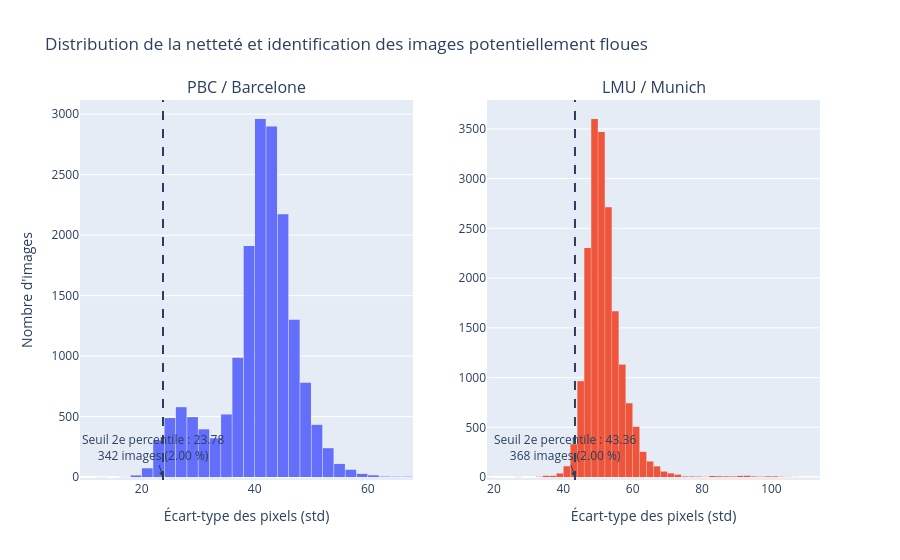

Write notebook code for a chart like this one.
### Code cell
import plotly.graph_objects as go
from plotly.subplots import make_subplots
import numpy as np

metric = "std"

fig = make_subplots(
    rows=1,
    cols=2,
    subplot_titles=("PBC / Barcelone", "LMU / Munich")
)

for col, source in enumerate(["Barcelona", "Munich"], start=1):
    data = df[df["source"] == source]["std"]

    threshold = np.percentile(data, 2)
    n_low = (data < threshold).sum()
    n_total = len(data)
    pct_low = 100 * n_low / n_total

    fig.add_trace(
        go.Histogram(
            x=data,
            nbinsx=50,
            name=source,
            showlegend=False
        ),
        row=1,
        col=col
    )

    fig.add_vline(
        x=threshold,
        line_dash="dash",
        row=1,
        col=col
    )

    fig.add_annotation(
        x=threshold,
        y=1,
        yref="paper",
        text=f"Seuil 2e percentile : {threshold:.2f}<br>{n_low} images ({pct_low:.2f} %)",
        showarrow=True,
        arrowhead=2,
        row=1,
        col=col
    )

fig.update_xaxes(title_text="Écart-type des pixels (std)", row=1, col=1)
fig.update_xaxes(title_text="Écart-type des pixels (std)", row=1, col=2)
fig.update_yaxes(title_text="Nombre d'images", row=1, col=1)

fig.update_layout(
    title="Distribution de la netteté et identification des images potentiellement floues",
    bargap=0.05
)

fig.show()

### Figure 1 — Plotly figure (JSON) as saved in the notebook; plotly's stock layout.template omitted (floating-point values rounded to 4 significant figures; data arrays with more than 128 entries replaced by an {"elided": "..."} marker saying what was removed)
{"data": [{"name": "Barcelona", "nbinsx": 50, "showlegend": false, "type": "histogram", "x": {"elided": "17092 float values"}, "xaxis": "x", "yaxis": "y"}, {"name": "Munich", "nbinsx": 50, "showlegend": false, "type": "histogram", "x": {"elided": "18365 float values"}, "xaxis": "x2", "yaxis": "y2"}], "layout": {"annotations": [{"font": {"size": 16}, "showarrow": false, "text": "PBC / Barcelone", "x": 0.225, "xanchor": "center", "xref": "paper", "y": 1, "yanchor": "bottom", "yref": "paper"}, {"font": {"size": 16}, "showarrow": false, "text": "LMU / Munich", "x": 0.775, "xanchor": "center", "xref": "paper", "y": 1, "yanchor": "bottom", "yref": "paper"}, {"arrowhead": 2, "showarrow": true, "text": "Seuil 2e percentile : 23.78<br>342 images (2.00 %)", "x": 23.78, "xref": "x", "y": 1, "yref": "y"}, {"arrowhead": 2, "showarrow": true, "text": "Seuil 2e percentile : 43.36<br>368 images (2.00 %)", "x": 43.36, "xref": "x2", "y": 1, "yref": "y2"}], "bargap": 0.05, "shapes": [{"line": {"dash": "dash"}, "type": "line", "x0": 23.78, "x1": 23.78, "xref": "x", "y0": 0, "y1": 1, "yref": "y domain"}, {"line": {"dash": "dash"}, "type": "line", "x0": 43.36, "x1": 43.36, "xref": "x2", "y0": 0, "y1": 1, "yref": "y2 domain"}], "title": {"text": "Distribution de la netteté et identification des images potentiellement floues"}, "xaxis": {"anchor": "y", "domain": [0, 0.45], "title": {"text": "Écart-type des pixels (std)"}}, "xaxis2": {"anchor": "y2", "domain": [0.55, 1], "title": {"text": "Écart-type des pixels (std)"}}, "yaxis": {"anchor": "x", "domain": [0, 1], "title": {"text": "Nombre d'images"}}, "yaxis2": {"anchor": "x2", "domain": [0, 1]}}}
